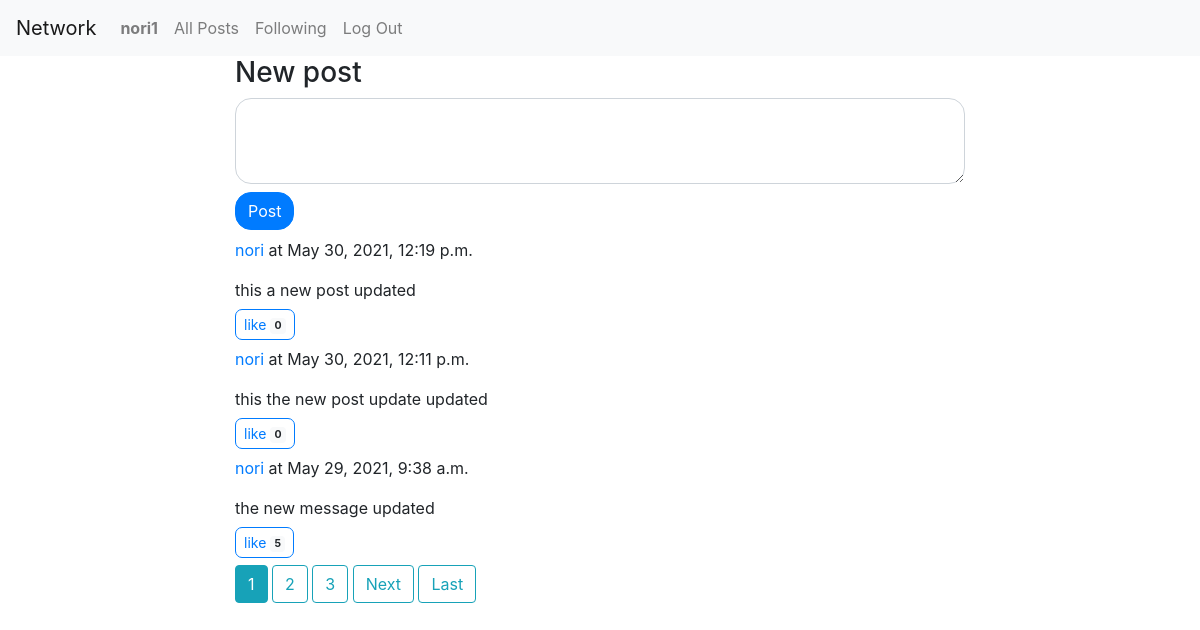
Screenshot of / (signed in) with the database file from the repository.
### network/models.py (models this page shows, shortened)
class User(AbstractUser):
    pass

class Post(models.Model):
    content = models.TextField()
    author = models.ForeignKey(User, on_delete=models.CASCADE)
    created_at = models.DateTimeField(auto_now_add=True)
    n_likes = models.IntegerField(default=0)

### network/views.py (the view)
# urls.py: path("", views.index, name="index"),
def index(request):
    posts = Post.objects.all().order_by('created_at').reverse()
    posts_ids = posts.values_list('id', flat=True)
    posts_likes = Post_likes.objects.filter(post_id__in=set(posts_ids), user_id=request.user.id)
    paginator = Paginator(posts ,3)
    page_number = request.GET.get('page')
    page_obj = paginator.get_page(page_number)
    context = {
        'page_obj': page_obj,
        'posts_likes' : list(posts_likes.values_list('post_id', flat=True))
    }
    return render(request, "network/index.html", context)

### network/templates/network/index.html (shortened to what this page needs)
{% extends "network/layout.html" %}
{% block body %}
    {% if user.is_authenticated %}
    <h3>New post</h3>
    <form action="{% url  'add_post' %}" method="post">
        <div>
            <textarea name="message" class="form-control form" rows="3">
            </textarea>
            <button   type="submit" class="btn btn-primary mb-2 submit">Post</button>
        </div>
    </form>
    <div>
        {% for post in page_obj %}
            <div id='{{post.id}}' style="position: relative;">
                <p><a href="{% url 'profile' post.author %}">{{ post.author }}</a> at {{ post.created_at }} </p>
                <div>
                    {{ post.content }}
                </div>
                {% if post.id in posts_likes %}
                <button type="button" class="btn btn-outline-primary btn-sm like">
                    liked <span class="badge badge-light">{{ post.n_likes }}</span>
                </button>
                {% else%}
                <button type="button" class="btn btn-outline-primary btn-sm like">
                    like <span class="badge badge-light">{{ post.n_likes }}</span>
                </button>
                {% endif %}
            </div>
        {% endfor %}
    </div>
    <div>
        {% for num in page_obj.paginator.page_range %}
            {% if page_obj.number == num %}
                <a class="btn btn-info mb-4" href="?page={{ num }}">{{ num }}</a>
            {% elif num > page_obj.number|add:'-3' and num < page_obj.number|add:'3' %}
                <a class="btn btn-outline-info mb-4" href="?page={{ num }}">{{ num }}</a>
            {%endif%}
        {% endfor%}
        {% if page_obj.has_next %}
            <a class="btn btn-outline-info mb-4" href="?page={{page_obj.next_page_number}}">Next</a>
            <a class="btn btn-outline-info mb-4" href="?page={{page_obj.paginator.page_range}}">Last</a>
        {%endif%}
    </div>
    {% else %}
    <div class='auth'>
        <a class="link" href="{% url 'login' %}">Log in </a>
        <a id="signup" class="link" href="{% url 'register' %}"> Sign up</a>
    </div>
    {% endif %}
{% endblock %}

### network/templates/network/layout.html (shortened to what this page needs)
{% load static %}
<!DOCTYPE html>
<html lang="en">
    <head>
        <link rel="stylesheet" href="https://stackpath.bootstrapcdn.com/bootstrap/4.4.1/css/bootstrap.min.css">
        <link href="{% static 'network/styles.css' %}" rel="stylesheet">
    </head>
    <body>
        <nav style="color: aqua;" class="navbar navbar-expand-lg navbar-light bg-light">
            <a class="navbar-brand" href="{% url 'index' %}">Network</a>
            <div>
              <ul class="navbar-nav mr-auto">
                {% if user.is_authenticated %}
                    <li class="nav-item">
                        <a class="nav-link" href="{% url 'profile' user.username %}"><strong>{{ user.username }}</strong></a>
                    </li>
                {% endif %}
                <li class="nav-item">
                  <a class="nav-link" href="{% url 'index' %}">All Posts</a>
                </li>
                {% if user.is_authenticated %}
                    <li class="nav-item">
                        <a class="nav-link" href="{% url 'follow' %}">Following</a>
                    </li>
                    <li class="nav-item">
                        <a class="nav-link" href="{% url 'logout' %}">Log Out</a>
                    </li>
                {% endif %}
              </ul>
            </div>
          </nav>
        <div class="body">
            <div class="container">
                <div class="row">
                    <div class="col-sm-2">
                    </div>
                        <div class="col-sm-8">
                            {% block body %}
                            {% endblock %}
                        </div>
                    <div class="col-sm-2">
                    </div>
                </div>
            </div>
        </div>
    </body>
</html>

### network/static/network/styles.css (style rules this page uses)
.like { border-radius: .5em; margin-top: .5em; margin-bottom: .5em; }
.submit { border-radius: 1em; margin-top: .5em; margin-bottom: .5em; }
.form { border-radius: 1em; }

### rows the page displays
User: username "nori1"
Post: author "nori", created_at "May 30, 2021, 12:19 p.m.", content "this a new post updated", n_likes "0"
Post: author "nori", created_at "May 30, 2021, 12:11 p.m.", content "this the new post update updated", n_likes "0"
Post: author "nori", created_at "May 29, 2021, 9:38 a.m.", content "the new message updated", n_likes "5"

### other values shown
{{ num }} "1"
{{ num }} "2" "3"
